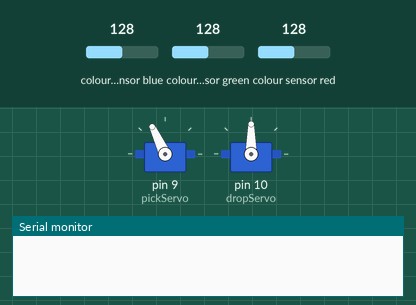
Simulated run of this sketch. Board: Arduino Uno, built with avr-gcc and run on an emulated ATmega328P. Parts: 2 × servo, the last lines printed to the serial monitor. Wiring (inferred from the names in the program): TCS3200 colour sensor: output pin 8; S2 pin 7; S3 pin 6; S0 pin 4; S1 pin 5. The test bench sets the inputs (shaded band); at power-on: colour sensor blue 128, colour sensor green 128, colour sensor red 128.

Above: at 0.05 s.
At 0.65 s:
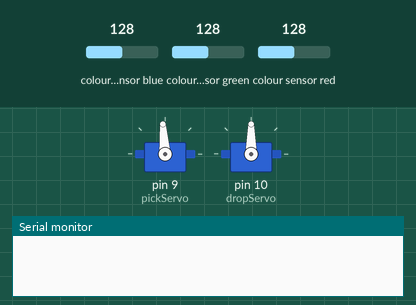
At 1.25 s:
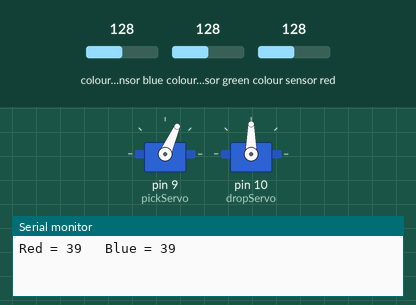
At 3.35 s:
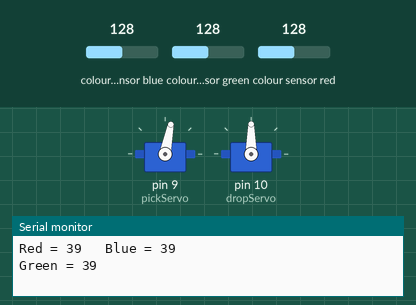
Timing chart, 0 to 7.8 s (numbered marks = the images above):
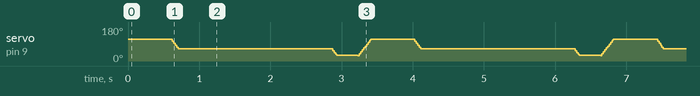

The sketch:

telikos_kwdikas_project.ino
```cpp
#include <Servo.h>
Servo pickServo;
Servo dropServo;

#define S0 4
#define S1 5
#define S2 7
#define S3 6
#define sensorOut 8
int frequency = 0;
int color=0;

int detectColor() {
  // activating red photodiodes to read
  digitalWrite(S2, LOW);
  digitalWrite(S3, LOW);
  frequency = pulseIn(sensorOut, LOW);
  int R = frequency;
  Serial.print("Red = ");
  Serial.print(frequency);//printing RED color frequency
  Serial.print("   ");
  delay(50);

   // activating blue photodiodes to read
  digitalWrite(S2, LOW);
  digitalWrite(S3, HIGH);
  frequency = pulseIn(sensorOut, LOW);
  int B = frequency;
  Serial.print("Blue = ");
  Serial.print(frequency);
  Serial.println("   ");

  // activating green photodiodes to read
  digitalWrite(S2, HIGH);
  digitalWrite(S3, HIGH);
  // Reading the output frequency
  frequency = pulseIn(sensorOut, LOW);
  int G = frequency;
  Serial.print("Green = ");
  Serial.print(frequency);
  Serial.print("   ");
  delay(50);

  delay(50);

//Readings are different for different setup
//change the readings according your project and readings detected
  if(R<400 & R>175 & G<600 & G>220 & B<600 & B>200){
    color = 1; // Red
    Serial.print("Detected Color is = ");
    Serial.println("RED");
  }
  if(R<550 & R>310 & G<500 & G>250 & B<400 &B>350){
    color = 5; // Green
      Serial.print("Detected Color is = ");
    Serial.println("GREEN");
  }
  if(R<150 & R>100 & G<150 & G>110 & B<100 & B>50 ){
    color = 4; // White
       Serial.print("Detected Color is = ");
    Serial.println("WHITE");
  }
  if (G<650 & G>200 & B<450 & B>250 & R<650 & R>400){
    color = 3; // Blue
     Serial.print("Detected Color is = ");
    Serial.println("BLUE");
  }
  return color;
}

void setup() {
  pinMode(S0, OUTPUT);
  pinMode(S1, OUTPUT);
  pinMode(S2, OUTPUT);
  pinMode(S3, OUTPUT);
  pinMode(sensorOut, INPUT);

  //frequency-scaling to 20% selected
  digitalWrite(S0, LOW);
  digitalWrite(S1, HIGH);

  pickServo.attach(9);
  dropServo.attach(10);

  Serial.begin(9600);
}

void loop() {
  //initial position of servo motor
  pickServo.write(115);
  delay(600);

  for(int i = 115; i > 65; i--) {
    pickServo.write(i);
    delay(2);
  }
  delay(500);
  //read color values by calling function. save the values for conclusion in variable
  color = detectColor();
  delay(1000);

  switch (color) {
    case 1:
    dropServo.write(50);

    break;

    case 2:
    dropServo.write(80);
    break;

    case 3:
    dropServo.write(110);
    break;

    case 4:
    dropServo.write(140);
    break;

    case 5:
    dropServo.write(170);
    break;

    case 0:
    break;
  }
  delay(500);

  for(int i = 65; i > 29; i--) {
    pickServo.write(i);
    delay(2);
  }
  delay(300);

  for(int i = 29; i < 115; i++) {
    pickServo.write(i);
    delay(2);
  }
  color=0;
}
```
